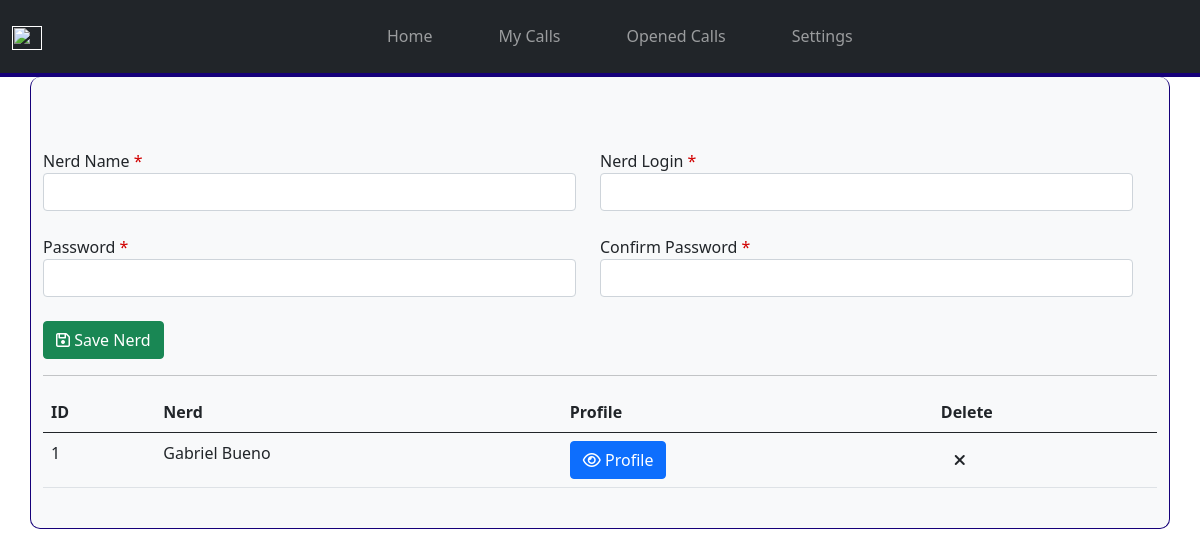
Before: /nerds/list with the older database file.
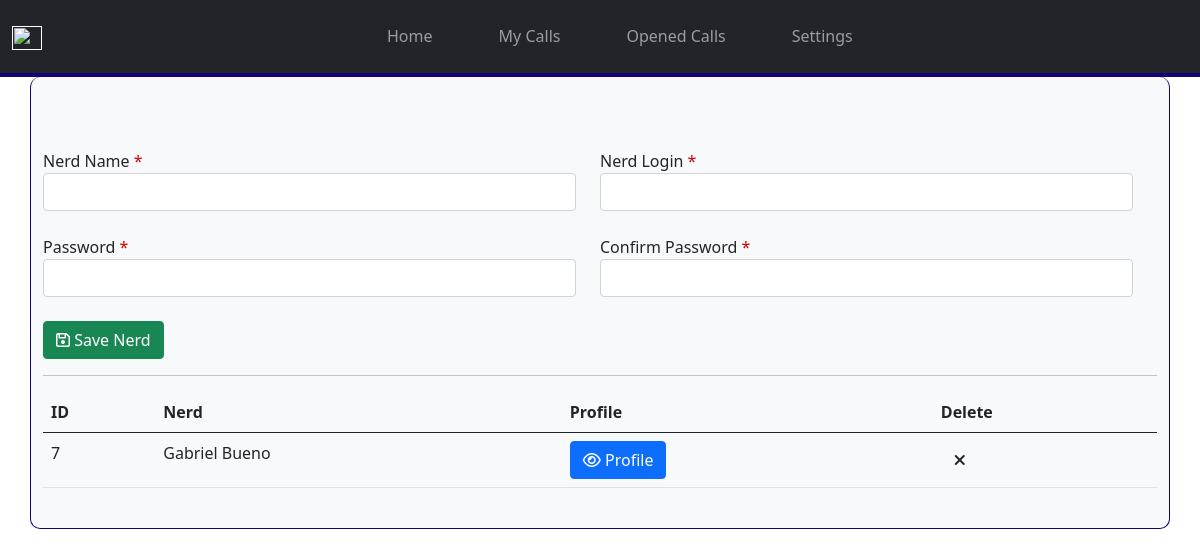
After: the same page with the newer database file.
### nerds/models.py (models this page shows)
class Nerd(models.Model):
    nerdName = models.CharField(max_length=120,null=False,blank=False)
    nerdFowards = models.IntegerField(default=0,null=False,blank=False)
    nerdLogin = models.CharField(max_length=30,default=0,null=False,blank=False)
    nerdPassword = models.CharField(max_length=100,default=0,null=False,blank=False)

### nerds/views.py (the view)
# urls.py: path('nerds/list', nerd_list_view, name='nerds'),
def nerd_list_view(request, *args, **kwargs):
    context = {
        "nerds": Nerd.objects.all()
    }
    return render(request, 'nerds/list.html', context)

### templates/nerds/list.html (shortened to what this page needs)
{% extends 'base.html' %}
{% block content %}
<div class="row">
    <form action="{% url 'nerdscreate' %}"  class="row g-4"  method="POST">{% csrf_token%}
        <div class="col-md-6">
            <div class="form-group">
                <label class="control-label">Nerd Name <span class="required">*</span></label>
                <input type="text" name="nerdName" required class="form-control">
            </div>
        </div>
        <div class="col-md-6">
            <div class="form-group">
                <label class="control-label">Nerd Login <span class="required">*</span></label>
                <input type="text" name="nerdLogin" required class="form-control">
            </div>
        </div>
        <div class="col-md-6">
            <div class="form-group">
                <label class="control-label">Password <span class="required">*</span></label>
                <input type="password" name="pass" required class="form-control">
            </div>
        </div>
        <div class="col-md-6">
            <div class="form-group">
                <label class="control-label">Confirm Password <span class="required">*</span></label>
                <input type="password" name="confirmPass" required class="form-control">
            </div>
        </div>
        <div class="col-md-12">
            <div class="form-group">
                <button class="btn btn-success"><i class="fa fa-save"></i> Save Nerd</button>
            </div>
        </div>
    </form>
</div>
{% if nerds %}
<hr>
<div class="row">
    <div class="col-md-12">
        <div class="table-scrollable">
            <table class="table table-hover">
                <thead>
                    <tr>
                        <th>ID</th>
                        <th>Nerd</th>
                        <th>Profile</th>
                        <th>Delete</th>
                    </tr>
                </thead>
                <tbody>
                    {% for nerd in nerds %}
                    <tr>
                        <td>{{nerd.id}}</td>
                        <td>{{nerd.nerdName}}</td>
                        <td><a class="btn btn-primary" href="{% url 'nerdsdetail' nerd.id %}"> <i class="fa fa-eye"></i>
                                Profile</a> </td>
                        <td><a href="{% url 'nerdsdelete' id=nerd.id %}" class="btn "><i class="fa fa-times"></i></a>
                        </td>
                    </tr>
                    {% endfor %}
                </tbody>
            </table>
        </div>
    </div>
</div>
{% endif %}
{% endblock content %}

Changed rows visible on the page:
removed Nerd: id "1", nerdName "Gabriel Bueno"
added Nerd: id "7", nerdName "Gabriel Bueno"
